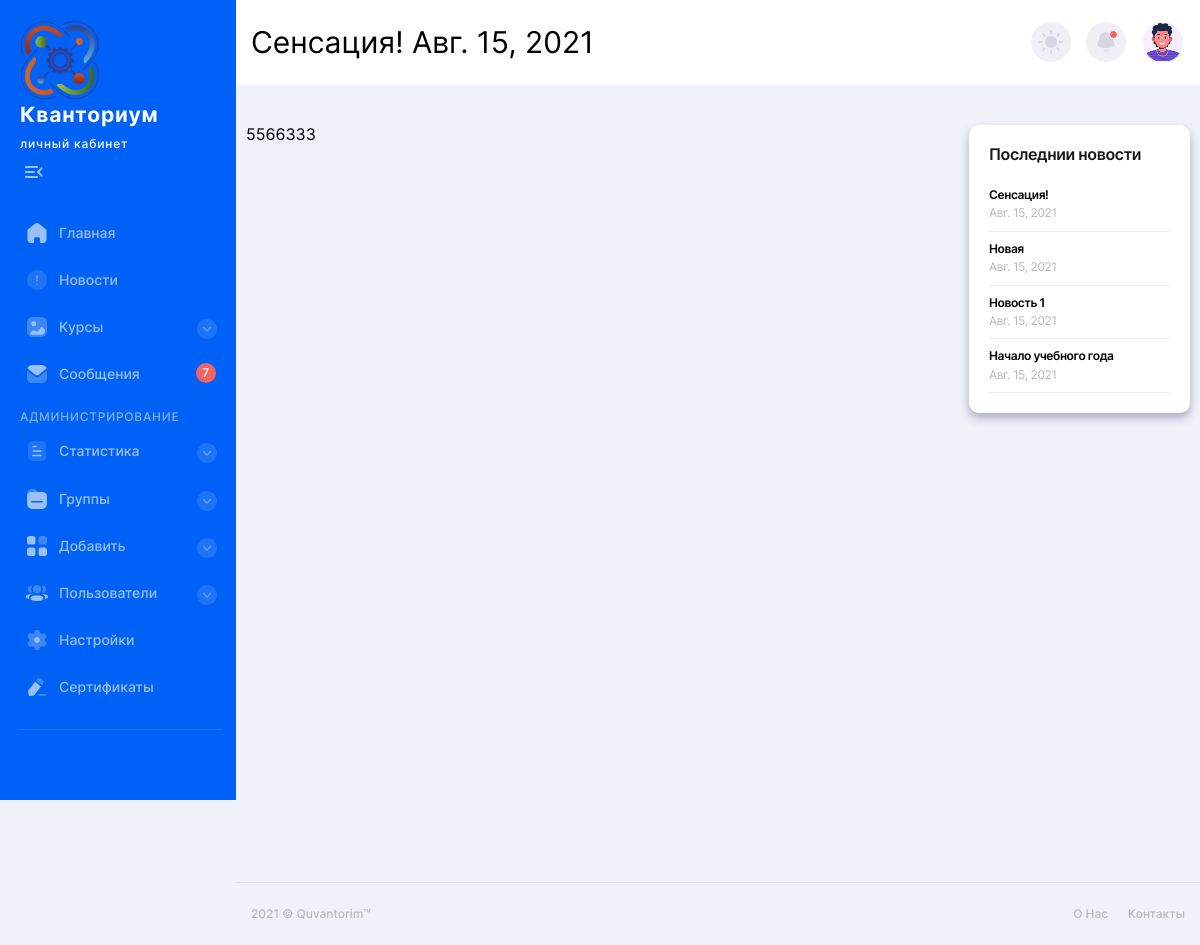
/new/19 (signed in), run on an earlier commit of the app's database.
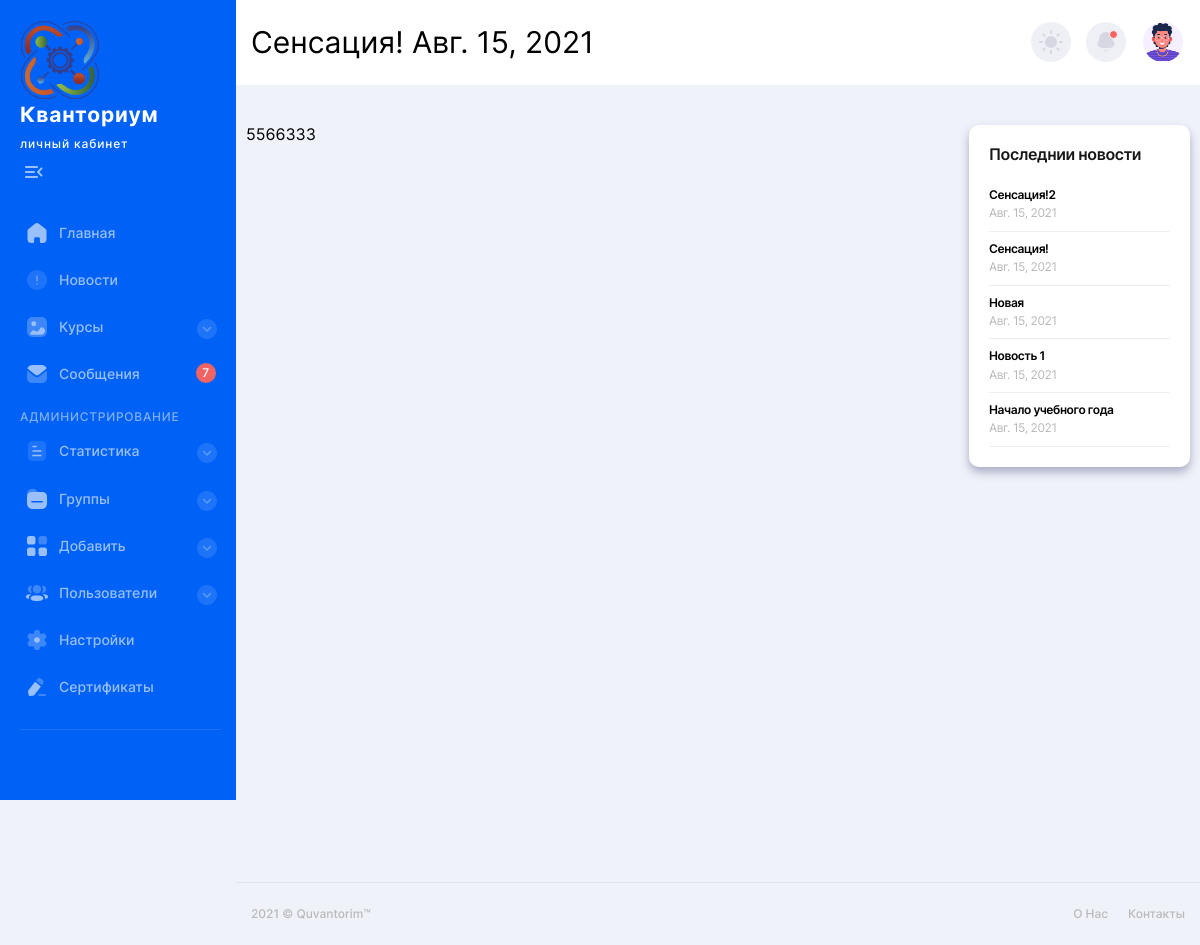
And on a later commit of the database.
### manager/models.py (models this page shows, shortened)
class novelty(models.Model):
    name = models.CharField(max_length=30, blank=True)
    heading = models.CharField(max_length=30, blank=True)
    body = models.TextField()
    data = models.DateField(null=True, blank=True)
    time =  models.TimeField(null=True, blank=True)

### manager/views.py (the view)
# urls.py: path('new/<int:post>', views.new_post, name='new_post'),                  # mail
def new_post(request,post):
    data = {}
    data.update(init_news(request))
    data['new_post'] = novelty.objects.get(pk=post)
    return render(request, 'manager/new_post.html', data)

### manager/functional.py (called while the page is built)
def init_news(request):
    datas={}
    datas['new'] = novelty.objects.all().order_by('-data').order_by('-time')[:settings.NEWS_COLUMN]
    datas['admins'] = request.user.has_perm('manager.can_admins')
    datas['exit'] = request.user.is_authenticated
    return datas

### templates/manager/new_post.html (shortened to what this page needs)
{% extends "manager/main.html" %}
{% block bar %}
  {% if user.is_authenticated %}   sidebar {% else %}  sidebarno {% endif %}
{% endblock %}
{% block namepage %}
     {{ new_post.heading }}  {{ new_post.data }}
{% endblock %}
{% block content %}
    <main class="main users chart-page" id="skip-target">
      <div class="container">
        <div class="row">
          <div class="col-lg-9">
              <div class="text">
                  <div class="text">
                {{ new_post.body }}
            <br>
              </div>
              </div>
          </div>
          <div class="col-lg-3">
               <article class="white-block">
              <div class="top-cat-title">
                <h3>Последнии новости </h3>
              </div>
              <ul class="top-cat-list">
                  {% for news in new %}
                <li>
                  <a href="{% url 'new_post' news.id %}">
                    <div class="top-cat-list__title">
                     {{ news.heading }}
                    </div>
                    <div class="top-cat-list__subtitle">
                      {{ news.data }}
                    </div>
                  </a>
            {% endfor %}
              </ul>
            </article>
          </div>
        </div>
      </div>
    </main>
{% endblock %}

What changed in the data, as far as the page shows it:
added novelty: heading "Сенсация!2", data "Авг. 15, 2021"
